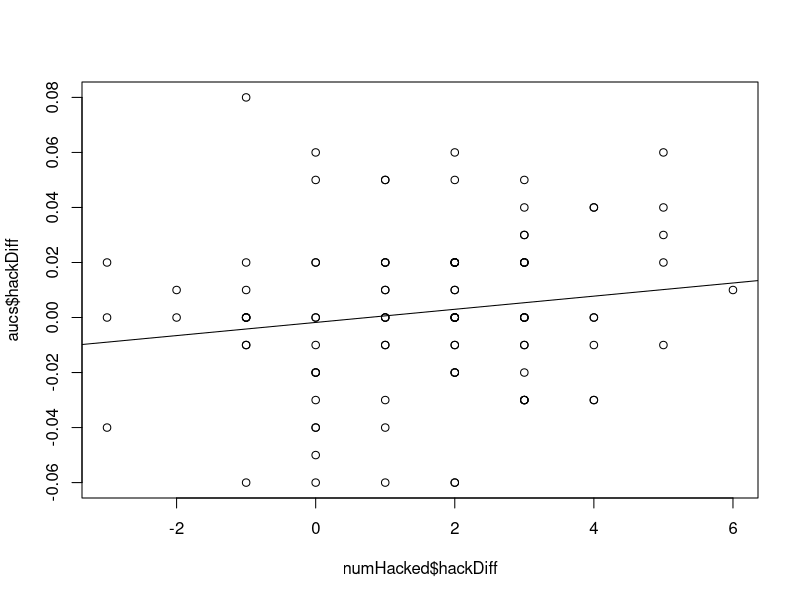
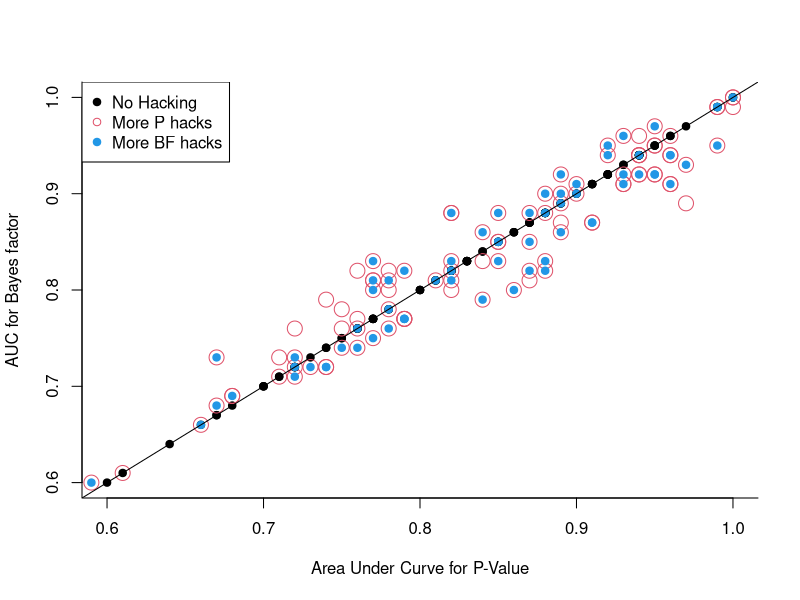
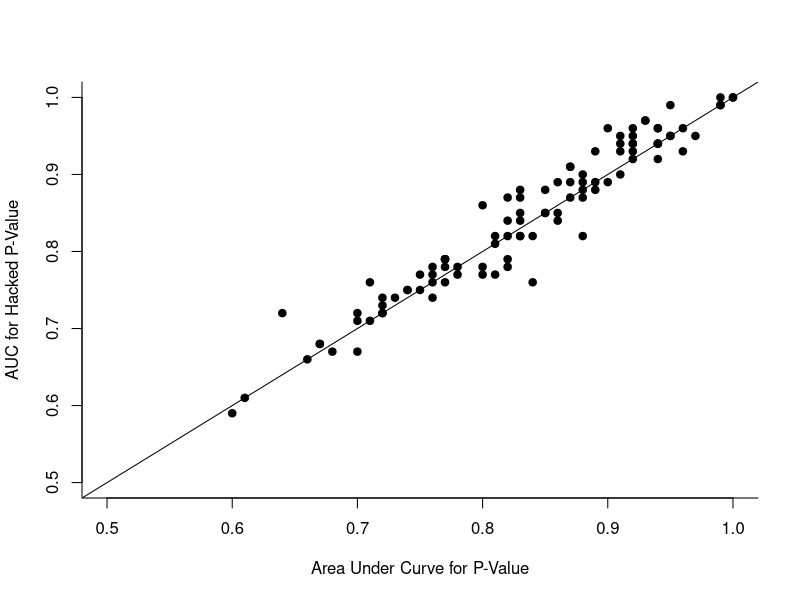
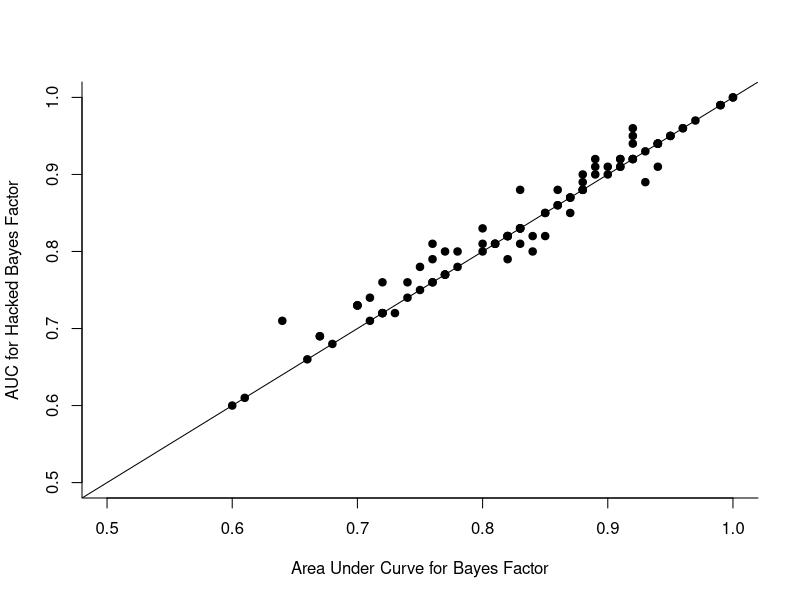
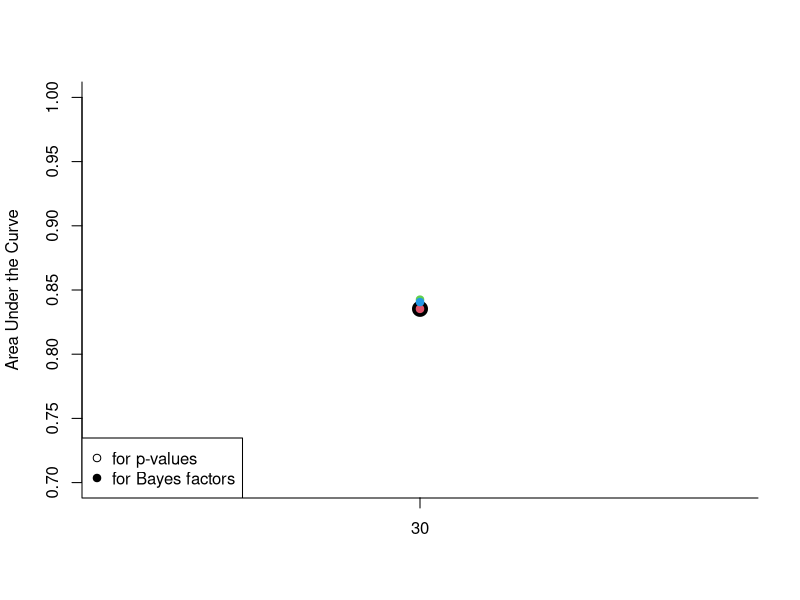
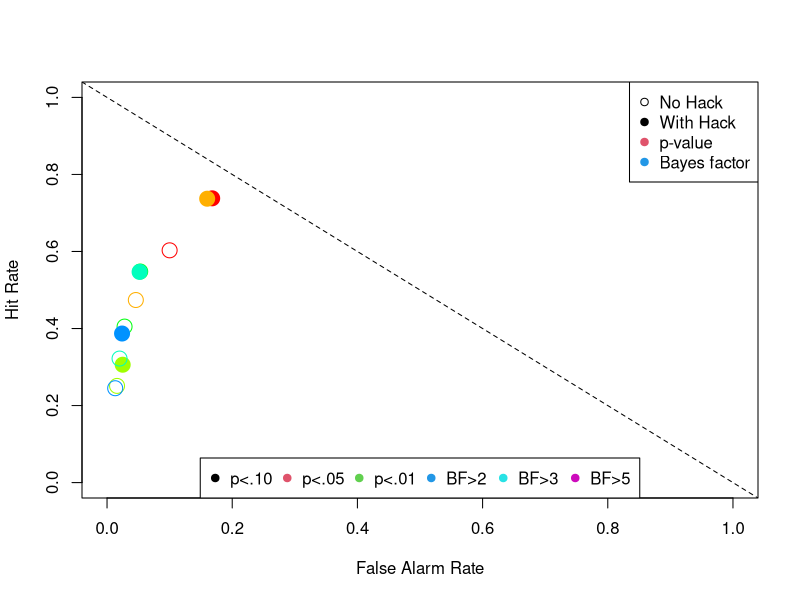
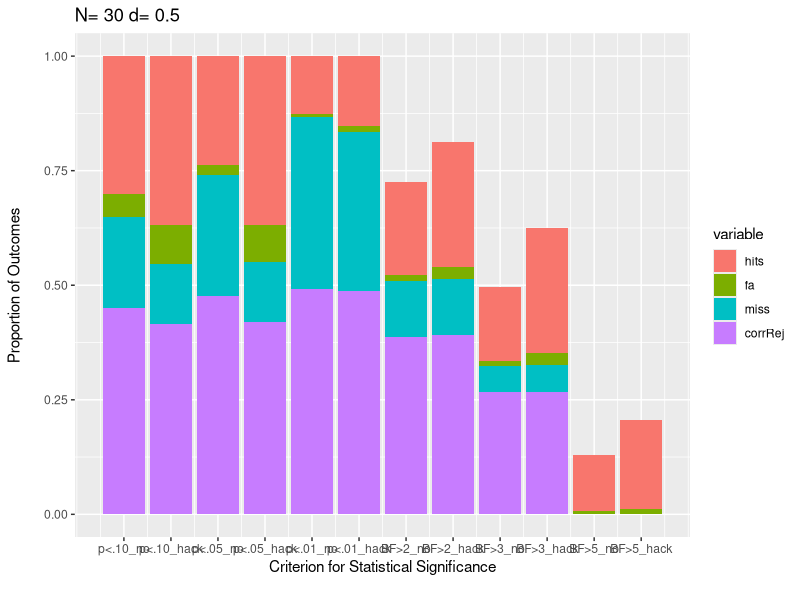
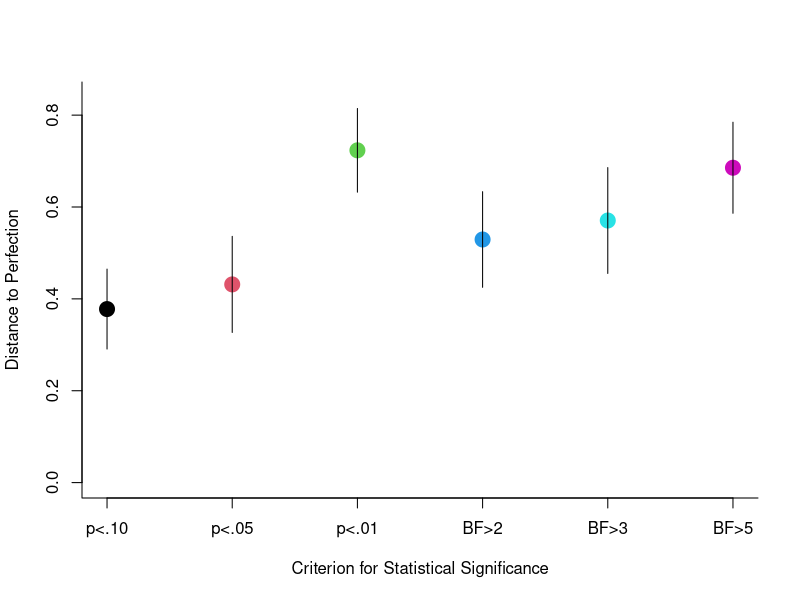

Source code (R) for these figures, in order:
##
## Jessica K. Witt - Colorado State University - Psychology
##
## November 15, 2017 (last revised 1/11/18)
##
## Uses signal detection theory techniques to compare and contrast
## across different criteria for statistical significance
##
## Criterion are: (1) p < .05; (2) Bayes Factor > 3; etc...
##
## Hit = data were modeled as a real effect (Cohen's d > 0) and 
##       criteria indicates the effect is significant (e.g. p < .05)
## False alarm = data were modeled as a null effect (Cohen's d = 0) and 
##       criteria indicates the effect is significant (e.g. p < .05)
##
## Strategy: Simulate means from two groups and compute relevant statistics
## Mean for group 1 is .5 (as in 50% on a memory test)
## Mean for group 2 is a function of the specified effect size
##
## Two outcome measures:
##  (1) Area under the curve (AUC) - measure of discriminability
##  (2) Distance to perfection - Euclidean distance between a given point on the ROC curve and perfect performance (100% hits and 0% false alarms)
##
## NEW for optionalStopping (12/18/17):
## Only p<.05 and BF > 3
## If p-value is close but not there, run 20 more Ss
## Could run X more Ss; could define what close is
##



########## Packages #################
require(BayesFactor)
require(pROC)
require(ggplot2)
require(reshape2)



########## Functions #################

## Assumes 2 groups, so two in mySDs
runSims <- function(sampleSizes, effectSizes, mean1, mySDs, numStudies) {
  sdPooled <- sqrt((mySDs[1]^2 + mySDs[2]^2) / 2)
  allPs <- array(0,c(length(sampleSizes),length(effectSizes),numStudies))
  allPs2 <- array(NA,c(length(sampleSizes),length(effectSizes),numStudies))
  allBFs <- array(0,c(length(sampleSizes),length(effectSizes),numStudies))
  allBFs2 <- array(NA,c(length(sampleSizes),length(effectSizes),numStudies))
  allESs <- array(0,c(length(sampleSizes),length(effectSizes),numStudies))
  allESs2 <- array(NA,c(length(sampleSizes),length(effectSizes),numStudies))
  allTs <- array(0,c(length(sampleSizes),length(effectSizes),numStudies))
  
  #Optional stopping rule params
  numExtraSs <- 10
  numTimesRunExtra <- 10
  
  for (i in 1:length(sampleSizes)) {
    N <- sampleSizes[i]

    for (j in 1:length(effectSizes)) {
      mean2 <- mean1 - (effectSizes[j] * sdPooled)

      for (k in 1:numStudies) {
        
        group1 <- rnorm(N,mean1,mySDs[1])
        group2 <- rnorm(N,mean2,mySDs[2])

        a <- t.test(group2, group1,var.equal=T)

        allPs[i,j,k] <- a$p.value
        allTs[i,j,k] <- a$statistic
        allBFs[i,j,k] <- exp(ttest.tstat(t=a$statistic, n1=N, n2=N, rscale = 0.707)[['bf']])
        allESs[i,j,k] <- (mean(group1) - mean(group2))/sqrt((sd(group1)^2 + sd(group2)^2)/2)
        BFcurr <- allBFs[i,j,k]

        #p-hack Optional Stopping Rule
        if (a$p.value < .2 & a$p.value > .05) {
          for(keepGoing in 1:numTimesRunExtra) {
            if (a$p.value > .05) {
              group1b <- c(group1,rnorm(numExtraSs,mean1,mySDs[1]))
              group2b <- c(group2,rnorm(numExtraSs,mean2,mySDs[2]))
              a <- t.test(group2b, group1b,var.equal=T)
            }
          }
          allPs2[i,j,k] <- a$p.value
          allESs2[i,j,k] <- (mean(group1b) - mean(group2b))/sqrt((sd(group1b)^2 + sd(group2b)^2)/2)
        }
        
        #BF-hack (run up to 4 * 20 more participants until significant but only if p < .20)
        if (BFcurr < 3 & BFcurr > 1) {
          for(keepGoing in 1:numTimesRunExtra) {
            if (BFcurr < 3) {
              group1b <- c(group1,rnorm(numExtraSs,mean1,mySDs[1]))
              group2b <- c(group2,rnorm(numExtraSs,mean2,mySDs[2]))
              a <- t.test(group2b, group1b,var.equal=T)
              BFcurr <- exp(ttest.tstat(t=a$statistic, n1=length(group1b), n2=length(group2b), rscale = 0.707)[['bf']])
            }
          }
          allBFs2[i,j,k] <- BFcurr
        }
        
        
        
      } #end for k numstudies  
    } #end for j effectSizes
  } #end for i sampleSizes
  
  return(list(allPs,allBFs,allESs, allPs2, allBFs2, allESs2))
} #end function

### Example call
#myOut <- runSims(sampleSizes,effectSizes, mean1, mySDs, numStudies)
#allPs <- myOut[[1]]
#allBFs <- myOUt[[2]]
#allESs <- myOut[[3]]



#AUC Function
#tips taken from:
#https://www.r-bloggers.com/roc-curves-in-two-lines-of-r-code/

## example call:
## myAUCs <- plotAUC(allPs,allBFs,dt,numStudies,TRUE)

plotAUC <- function(allPs,allBFs,dt,numStudies,plotIt) {

  auc <- c(0,0)  #auc for p-value and Bayes factor
  
  sg <- c(allPs[1,2,],allPs[1,1,])
  sf <- c(rep(1,numStudies),rep(0,numStudies))

  fit_glm <- glm(sf ~ sg, family=binomial(link="logit"))
  glm_response_scores <- predict(fit_glm, data.frame(sg,sf), type="response")

  
  sg2 <- c(allBFs[1,2,],allBFs[1,1,])
  sf2 <- c(rep(1,numStudies),rep(0,numStudies))

  fit_glm2 <- glm(sf2 ~ sg2, family=binomial(link="logit"))
  glm_response_scores2 <- predict(fit_glm2, data.frame(sg2,sf2), type="response")

  auc[1] <- auc(sf, glm_response_scores)
  auc[2] <- auc(sf2, glm_response_scores2)

  if(plotIt) {  
    plot(roc(sf, glm_response_scores, direction="<"), col="green", lwd=4)
  
    legend("bottomright",col=seq(1:8),legend = crits,pch=19)
    abline(v=1)
    abline(v=0)
  
    lines(roc(sf2, glm_response_scores2, direction="<"), col="blue", lwd=1)

    points(1-(dt$fa/numStudies),dt$hits/numStudies,col=dt$criterion,pch=19)
  } #end if plotIt
  
  return(auc)
}  # end function plotAUC




## sample call:
# dt <- evalSig(effectSizes,critCat,critValue,allPs,allBFs,allESs)

evalSig <- function(effectSizes,critCat,critValue,allPs,allBFs,allESs) {
  
  numEffectSizes <- length(effectSizes) - 1
  numCriteria <- length(critCat)
  allC <- length(sampleSizes) * numEffectSizes * numCriteria 
  dt <- as.data.frame(matrix(0,ncol=12,nrow=allC))
  colnames(dt) <- c("sampleSize","effectSizes","criterion","hits","fa","actEffectSize","criterionF","miss","corrRej","numAmbigEff","numAmbigNull", "ROCdist")
  da <- 0  #index for dt

  for(i in 1:length(sampleSizes)) {
    for(j in 1:numEffectSizes) {
      for (k in 1:numCriteria) {
      
        da <- da+1
        dt$sampleSize[da] <- sampleSizes[i]
        dt$effectSizes[da] <- effectSizes[j+1]
        dt$criterion[da] <- k
      
        jj <- j+1  #assumes first effect size is 0, working with next one
        
        if (critCat[k] == 1) {  #p-value
          dt$hits[da] <- length(which(allPs[i,jj,] <= critValue[k]))
          dt$fa[da] <-length(which(allPs[i,1,] <= critValue[k]))
          dt$miss[da] <- numStudies - dt$hits[da]
          dt$corrRej[da] <- numStudies - dt$fa[da]
          dt$criterionF[da] <- paste("p",critValue[k])
        } else {  #Bayes factor
          dt$hits[da] <- length(which(allBFs[i,jj,] >= critValue[k]))
          dt$fa[da] <- length(which(allBFs[i,1,] >= critValue[k]))
          dt$miss[da] <- length(which(allBFs[i,jj,] <= (1/critValue[k])))
          dt$corrRej[da] <- length(which(allBFs[i,1,] <= (1/critValue[k])))
          dt$numAmbigEff[da] <- length(which(allBFs[i,jj,] < critValue[k] & allBFs[i,jj,] > (1/critValue[k]) ))
          dt$numAmbigNull[da] <- length(which(allBFs[i,1,] < critValue[k] & allBFs[i,1,] > (1/critValue[k]) ))
          dt$criterionF[da] <- paste("BF",critValue[k])
        } 
      
      h1 <- 1 - (dt$hits[da]/numStudies)  #vertical distance
      h2 <- dt$fa[da]/numStudies  #horizDistance
      dt$ROCdist[da] <- sqrt(h1^2 + h2^2)
      
      dt$actEffectSize[da] <- mean(allESs[i,jj,])
      
      }
   }
  }
  
  return(dt)
}



############################
####### Start Code #########
############################

#Num of studies to be run and number of times that number of studies should be run
numStudies <- 10
numTimes <- 100

#Sample sizes and Effect sizes (note: sample size = sample size per group; assumes equal samples per group)
sSizesAll <- c(50,176,290,64,105,26,45)
effSzAll <- c(.3,.3,.3,.5,.5,.8,.8)
sSizesAll <- c(30)
effSzAll <- c(.5)
# for d=.5, n=64 = 80%; n=105; 95% power  [n = num per group for 2 independent samples t test]
# for d=.3, n=176 = 80%; n=290; 95% power
# for d=.8, n=26 = 80%; n=42; 95% power

#data frame to save SDT analyses
allDt <- as.data.frame(matrix(0,ncol=14,nrow=1))
colnames(allDt) <- c("sampleSize","effectSizes","criterion","hits","fa","actEffectSize","criterionF","miss","corrRej","numAmbigEff","numAmbigNull", "ROCdist","runNum","withHack")

#criteria for significance to be used
critCat <- c(1,1,1,2,2,2) # 1 = p-value; 2 = BF
critValue <- c(.1,.05,.01,2,3,5)  #critical value for significance,, aligns with critCat
crits <- c("p<.10","p<.05","p<.01","BF>2","BF>3","BF>5")  #label not needed for function

#Group mean and SDs
mean1 <- .5
mySDs <- c(.1, .1)

#AUC estimates
aucs <- as.data.frame(matrix(0,ncol=7,nrow=length(sSizesAll)*numTimes))
colnames (aucs) <- c("sampleSize","effectSize","runTime","aucP","aucBF","aucPhacked","aucBFhacked")
ai <- 0

# p-hacking estimates
numHacked <- as.data.frame(matrix(0,ncol=2,nrow=numTimes))
colnames(numHacked) <- c("pHack","BFhack")

###### Loops for Data simulation and SDT calculations ####
for (ssa in 1:length(sSizesAll)) {
  sampleSizes <- sSizesAll[ssa]
  effectSizes <- c(0,effSzAll[ssa])  #sets first effect size to 0; necessary for SDT analyses
  
  for(i in 1:numTimes) {
    
    ## Run simulations
    myOut <- runSims(sampleSizes,effectSizes, mean1, mySDs, numStudies)
    allPs <- myOut[[1]]
    allBFs <- myOut[[2]]
    allESs <- myOut[[3]]
    allPs2 <- myOut[[4]]
    allBFs2 <- myOut[[5]]
    allESs2 <- myOut[[6]]
    

    ## Run SDT analyses
    ##critical: Assumes the first effect size is 0
    dt <- evalSig(effectSizes,critCat,critValue,allPs,allBFs,allESs)
    dt$runNum <- i
    dt$withHack <- 0
    allDt <- rbind(allDt,dt)

    #SDT analyses with p- and BF-hacked outcomes
    notHacked <- which(is.na(allPs2))
    numHacked[i,1] <- length(which(!is.na(allPs2)))
    allPs2[notHacked] <- allPs[notHacked]
    
    notHacked <- which(is.na(allBFs2))
    numHacked[i,2] <- length(which(!is.na(allBFs2)))
    allBFs2[notHacked] <- allBFs[notHacked]
    
    notHacked <- which(is.na(allESs2))
    allESs2[notHacked] <- allESs[notHacked]
    
    dt <- evalSig(effectSizes,critCat,critValue,allPs2,allBFs2,allESs2)
    dt$runNum <- i
    dt$withHack <- 1
    allDt <- rbind(allDt,dt)
    
    # Plot ROC curves and caculate AUC (if desired)
    plotIt <- FALSE
    currAUC <- plotAUC(allPs,allBFs,dt,numStudies,plotIt)  #currently does not save the AUCs
    ai <- ai+1
    aucs[ai,1] <- sampleSizes[1]
    aucs[ai,2] <- effectSizes[2]
    aucs[ai,3] <- i #runNumber
    aucs[ai,4] <- currAUC[1]
    aucs[ai,5] <- currAUC[2]
    plotIt <- FALSE
    currAUC <- plotAUC(allPs2,allBFs2,dt,numStudies,plotIt)  #currently does not save the AUCs
    aucs$aucPhacked[ai] <- currAUC[1]
    aucs$aucBFhacked[ai] <- currAUC[2]
    
    if (currAUC[1] != currAUC[2]) {
      print(paste(effectSizes,i))
      print(currAUC)
    }
  
  } #end for i runTimes
} #end for ssa

allDt <- allDt[-1,]  #get rid of initial dummy row that was just used to init allDt

######################
###### Analyses ######
######################


#### Compare AUCs ####
aucs$hackDiff <- aucs$aucPhacked - aucs$aucBFhacked
numHacked$hackDiff <- numHacked$pHack - numHacked$BFhack
plot(numHacked$hackDiff,aucs$hackDiff)
abline(lm(aucs$hackDiff ~ numHacked$hackDiff))

plot(aucs$aucP,aucs$aucBF,xlim=c(.6,1),ylim=c(.6,1),col=1,pch=19,bty="l",xlab="Area Under Curve for P-Value",ylab="AUC for Bayes factor")
points(aucs$aucPhacked,aucs$aucBFhacked,pch=1,col=2,cex=2)
points(aucs$aucPhacked[which(numHacked$hackDiff>0)],aucs$aucBFhacked[which(numHacked$hackDiff>0)],pch=19,col=4)
abline(a=0,b=1)
legend("topleft",pch=c(19,1,19),col=c(1,2,4),legend = c("No Hacking","More P hacks","More BF hacks"))


plot(aucs$aucP,aucs$aucPhacked,xlim=c(.5,1),ylim=c(.5,1),col=1,pch=19,bty="l",xlab="Area Under Curve for P-Value",ylab="AUC for Hacked P-Value")
abline(a=0,b=1)

plot(aucs$aucBF,aucs$aucBFhacked,xlim=c(.5,1),ylim=c(.5,1),col=1,pch=19,bty="l",xlab="Area Under Curve for Bayes Factor",ylab="AUC for Hacked Bayes Factor")
abline(a=0,b=1)


print(t.test(aucs$aucPhacked,aucs$aucBFhacked,paired=T,var.equal = T))
ap <- aggregate(aucP ~ sampleSize + effectSize,aucs,mean)
ap2 <- aggregate(aucBF ~ sampleSize + effectSize,aucs,mean)
auc <- merge(ap,ap2,by=c("sampleSize","effectSize"))
ap <- aggregate(aucPhacked ~ sampleSize + effectSize,aucs,mean)
auc <- merge(auc,ap,by=c("sampleSize","effectSize"))
ap2 <- aggregate(aucBFhacked ~ sampleSize + effectSize,aucs,mean)
auc <- merge(auc,ap2,by=c("sampleSize","effectSize"))
plot(seq(1:length(sSizesAll)),auc$aucP,col=1,bty="l",ylim=c(.7,1),pch=19,cex=2,xaxt="n",xlab="",ylab="Area Under the Curve")
points(seq(1:length(sSizesAll)),auc$aucBF,col=2,pch=19)
points(seq(1:length(sSizesAll)),auc$aucPhacked,col=3,pch=19)
points(seq(1:length(sSizesAll)),auc$aucBFhacked,col=4,pch=19)
legend("bottomleft",pch=c(1,19),legend = c("for p-values","for Bayes factors"))
axis(side=1,at=seq(1:length(sSizesAll)),auc$sampleSize)


##### ROC plots ####
ap <- aggregate(hits ~ criterion+sampleSize+effectSizes+withHack, data=allDt,mean)
ap2 <- aggregate(fa ~ criterion+sampleSize+effectSizes+withHack, data=allDt,mean)
hFA <- merge(ap,ap2,by=c("criterion","sampleSize","effectSizes","withHack"))
hFA$hits <- hFA$hits / numStudies
hFA$fa <- hFA$fa / numStudies
hFA$isP <- ifelse(critCat[hFA$criterion] == 1,2,4)
plot(hFA$fa,hFA$hits,col=rainbow(8,start=0,end=.8)[hFA$criterion],pch=hFA$withHack*18+1,xlim=c(0,1),ylim=c(0,1),cex=2,xlab="False Alarm Rate",ylab="Hit Rate")
legend("topright",pch=c(1,19,19,19),col=c(1,1,2,4),legend = c("No Hack","With Hack","p-value","Bayes factor"))
legend("bottom",horiz=T,pch=rep(19,length(hFA$criterion)),col=sort(unique(hFA$criterion)),legend = crits)
abline(a=1,b=-1,lty=2)

##### Stacked plots by SDT outcome ####
# Plot by whether hacked or not
#plot hit, FA, miss, corrRejection for each effect size/sample size combo
ap <- aggregate(hits ~ criterion+sampleSize+effectSizes+withHack, data=allDt,mean)
ap2 <- aggregate(fa ~ criterion+sampleSize+effectSizes+withHack, data=allDt,mean)
hFA <- merge(ap,ap2,by=c("criterion","sampleSize","effectSizes","withHack"))
ap2 <- aggregate(miss ~ criterion+sampleSize+effectSizes+withHack, data=allDt,mean)
hFA <- merge(hFA,ap2,by=c("criterion","sampleSize","effectSizes","withHack"))
ap2 <- aggregate(corrRej ~ criterion+sampleSize+effectSizes+withHack, data=allDt,mean)
hFA <- merge(hFA,ap2,by=c("criterion","sampleSize","effectSizes","withHack"))
hFA$hits <- hFA$hits / numStudies
hFA$fa <- hFA$fa / numStudies
hFA$corrRej <- hFA$corrRej / numStudies
hFA$miss <- hFA$miss / numStudies

#plot hit vs false alarm for each effect size/sample size combo
for (i in 1:length(sSizesAll)) {
  #  readline(i)
  dr <- hFA[which(hFA$sampleSize == sSizesAll[i] & hFA$effectSizes == effSzAll[i]),c(1,4,5,6,7,8)]
  dr <- melt(dr,id = c("criterion","withHack"))
  dr$value <- dr$value / 2
  dr$cond <- dr$criterion*2+dr$withHack - 1
  xLabs <- c("pNo","pHack","BFno","BFhack")
  xl <- 1
  for (j in 1:max(dr$criterion)) {
    xLabs[xl] <- paste(crits[j],"_no",sep="")
    xLabs[xl+1] <- paste(crits[j],"_hack",sep="")
    xl <- xl+2
  }
  print(ggplot(data = dr, aes(x = cond, y = value, fill = variable)) + 
          geom_bar(stat = "identity") +
          ylab("Proportion of Outcomes\n") +
          xlab("Criterion for Statistical Significance\n") +
          scale_x_continuous(breaks=seq(1,2*length(unique(dr$criterion))), labels=xLabs) +
          labs(title = paste("N=",sSizesAll[i],"d=",effSzAll[i])))
  
}


#### Plot ROC dist ####
aa <- aggregate(ROCdist ~ criterion, data=allDt,mean)
ab <- aggregate(ROCdist ~ criterion, data=allDt,sd)
ab$ci <- qnorm(.975) * ab$ROCdist / sqrt(numStudies)
plot(seq(1:length(crits)),aa$ROCdist,bty="l",xaxt="n",xlab="Criterion for Statistical Significance",ylab="Distance to Perfection",pch=19,col=seq(1:8),cex=2,ylim=c(0,max(aa$ROCdist)+max(ab$ci)))
axis(side=1,at=seq(1:length(crits)),labels = crits)
for(i in 1:length(crits)) {
  segments(i,aa$ROCdist[i] - ab$ci[i],i,aa$ROCdist[i]+ab$ci[i])
}


#### plot BF vs p-values ####
plot(log(allPs),log(allBFs),bty="l")


#### plot number of hacks ####
mycol <- rgb(0, 0, 255, max = 255, alpha = 125)
hist(numHacked$BFhack,xlim=c(0,10),main = "",col="black",xlab="Number of Studies Hacked")
hist(numHacked$pHack,add=T,col=mycol)
legend("topright",pch=c(15,15),pt.cex=2,col=c(1,mycol),legend = c("Bayes factor","P-value"))


#### Descriptives ####
print(apply(numHacked,2,mean)/20*100)
print(apply(numHacked,2,sd)/20*100)
print(apply(aucs,2,mean))
